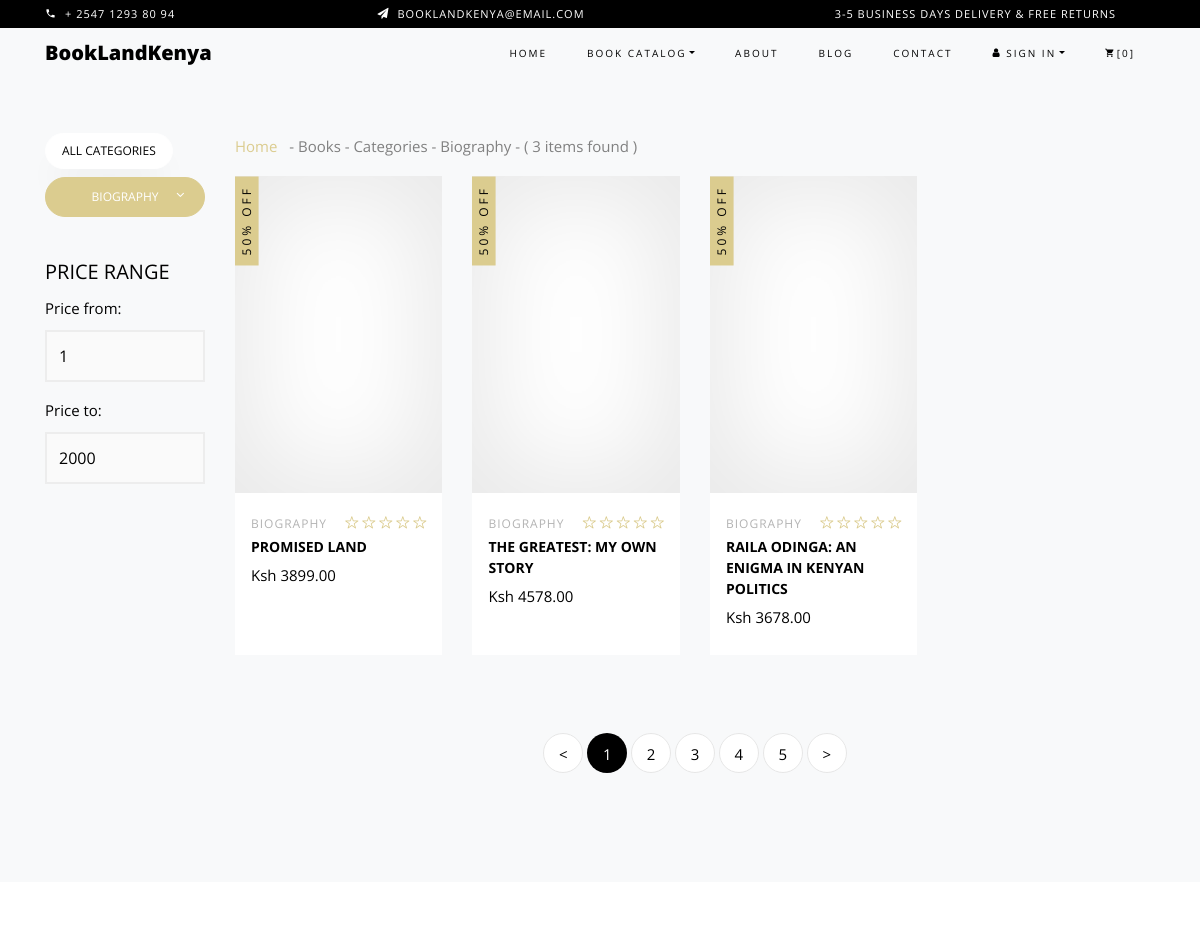
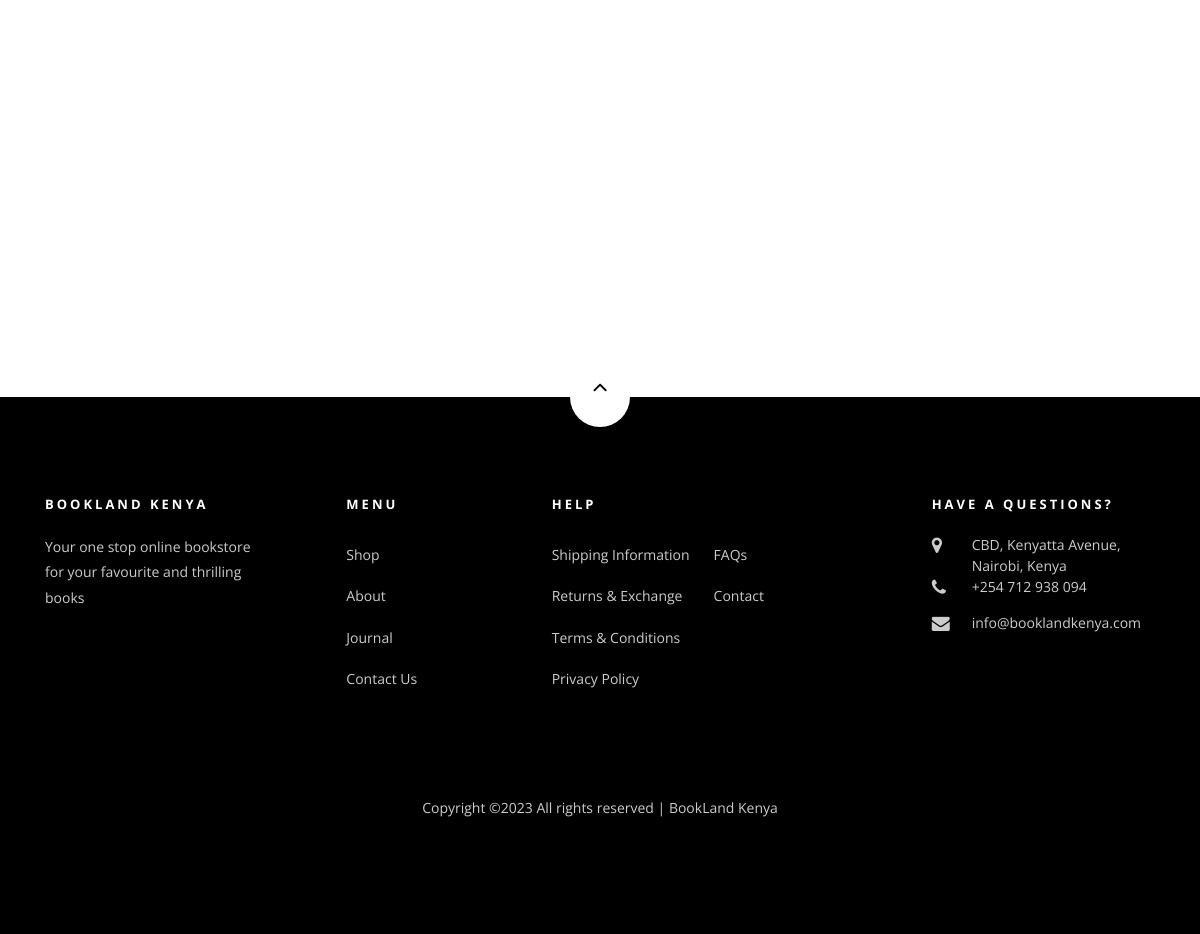
Page /category_books_collection/1/ on the committed database (2 pictures, top to bottom).
### bookshopstore/models.py (models this page shows, shortened)
class Category(models.Model):
    name = models.CharField(max_length=100)
    def __str__(self):
        return self.name

class Book(models.Model):
    title = models.CharField(max_length=100, blank=False)
    author = models.CharField(max_length=100, blank=False)
    description = models.TextField( blank=True, default='', null=True)
    category = models.ForeignKey(Category, on_delete=models.CASCADE, default=1, max_length=100, blank=False)
    publisher = models.CharField(max_length=100, blank=False)
    price = models.DecimalField(max_digits=100, default=0, decimal_places=2, blank=False)
    image = models.ImageField(upload_to='bookcovers', default='cover.jpg')
    publishDate = models.CharField(max_length=100, blank=False)
    ISBN = models.CharField(max_length=100, blank=False)

### bookshopstore/views.py (the view)
# urls.py: path('category_books_collection/<id>/', views.category_books_collection, name="category_books_collection"),
def category_books_collection(request, id):
    category = Category.objects.get(id=id)
    book = Book.objects.filter(category=category)
    return render(request, 'category_books_collection.html', {'category': category, 'book': book})

### bookshopstore/templates/category_books_collection.html (shortened to what this page needs)
{% extends 'layout.html' %}
{% load static %}
{% block body %}
    <section class="ftco-section bg-light">
    	<div class="container">
    		<div class="row">
    			<div class="col-md-8 col-lg-10 order-md-last">
				<p class="breadcrumbs">
				<span class="mr-2"><a href="">Home </a></span><span>- Books </span><span>- Categories </span><span>- {{ category.name }} </span><span>- ( {{ book.count }} items found ) </span>
					</p>
    				<div class="row">
						{% for book in book %}
		    			<div class="col-sm-12 col-md-12 col-lg-3 ftco-animate d-flex">
		    				<div class="product d-flex flex-column">
		    					<a href="/book_details/{{ book.id }}" class="img-prod"><img class="img-fluid" src="/media/{{ book.image }}" alt="{{ book.image }}">
		    						<span class="status">50% Off</span>
		    					</a>
		    					<div class="text py-3 pb-4 px-3">
		    						<div class="d-flex">
		    							<div class="cat">
				    						<span>{{ book.category }}</span>
				    					</div>
				    					<div class="rating">
			    							<p class="text-right mb-0">
			    								<a href="#"><span class="ion-ios-star-outline"></span></a>
			    								<a href="#"><span class="ion-ios-star-outline"></span></a>
			    								<a href="#"><span class="ion-ios-star-outline"></span></a>
			    								<a href="#"><span class="ion-ios-star-outline"></span></a>
			    								<a href="#"><span class="ion-ios-star-outline"></span></a>
			    							</p>
			    						</div>
			    					</div>
		    						<h3><a href="#">{{ book.title }}</a></h3>
		    						<div class="pricing">
			    						<p class="price"><span>Ksh {{ book.price }}</span></p>
			    					</div>
		    					</div>
		    				</div>
		    			</div>
						{% endfor %}
		    		</div>
		    		<div class="row mt-5">
		          <div class="col text-center">
		            <div class="block-27">
		              <ul>
		                <li><a href="#">&lt;</a></li>
		                <li class="active"><span>1</span></li>
		                <li><a href="#">2</a></li>
		                <li><a href="#">3</a></li>
		                <li><a href="#">4</a></li>
		                <li><a href="#">5</a></li>
		                <li><a href="#">&gt;</a></li>
		              </ul>
		            </div>
		          </div>
		        </div>
		    	</div>
		    	<div class="col-md-4 col-lg-2">
		    		<div class="sidebar">
							<div class="sidebar-box-2">
							<h2 class="heading"> <a href="{% url 'bookshopstore:bookcollection' %}" class="btn btn-lg btn-white">All Categories </a></h2>
								<div class="fancy-collapse-panel">
                  <div class="panel-group" id="accordion" role="tablist" aria-multiselectable="true">
                    <div class="panel panel-default">
                         <div class="panel-heading" role="tab" id="headingOne">
                             <h4 class="panel-title">
                                 <a class="btn btn-primary" data-toggle="collapse" data-parent="#accordion" href="#collapseOne" aria-expanded="true" aria-controls="collapseOne">
									 {{ category.name }}
                                 </a>
                             </h4>
                         </div>
                     </div>
                  </div>
               </div>
							</div>
							<div class="sidebar-box-2">
								<h2 class="heading">Price Range</h2>
								<form method="post" class="colorlib-form-2">
		              <div class="row">
		                <div class="col-md-12">
		                  <div class="form-group">
		                    <label for="guests">Price from:</label>
		                    <div class="form-field">
		                      <select name="people" id="people" class="form-control">
		                        <option value="#">1</option>
		                      </select>
		                    </div>
		                  </div>
		                </div>
		                <div class="col-md-12">
		                  <div class="form-group">
		                    <label for="guests">Price to:</label>
		                    <div class="form-field">
		                      <select name="people" id="people" class="form-control">
		                        <option value="#">2000</option>
		                      </select>
		                    </div>
		                  </div>
		                </div>
		              </div>
		            </form>
							</div>
						</div>
    			</div>
    		</div>
    	</div>
    </section>
		<section class="ftco-gallery">
    	<div class="container">
    		<div class="row justify-content-center">
    		</div>
    	</div>
    	<div class="container-fluid px-0">
    		<div class="row no-gutters">
        </div>
    	</div>
    </section>
{% endblock %}

### rows in the picture
Category: name "Biography", name "BIOGRAPHY"
Book: category "BIOGRAPHY", title "PROMISED LAND", price "3899.00"
Book: category "BIOGRAPHY", title "THE GREATEST: MY OWN STORY", price "4578.00"
Book: category "BIOGRAPHY", title "RAILA ODINGA: AN ENIGMA IN KENYAN POLITICS", price "3678.00"

### other values in the picture
{{ book.count }} "3"
